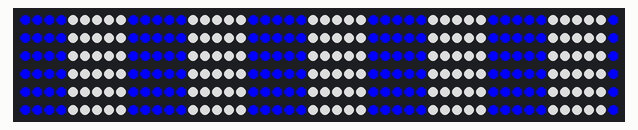
This sketch was run on a simulated Arduino Uno, built with avr-gcc and run on an emulated ATmega328P. Parts: 300 RGB LEDs in strip order, left to right, continuing on the next row.

Above: at 0.17 s.
At 1.09 s:
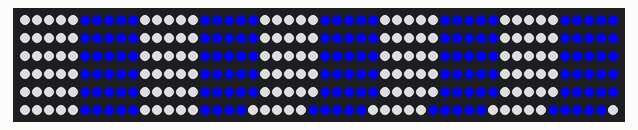
At 1.7 s:
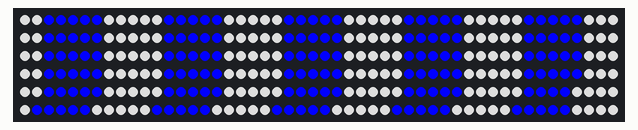
At 3.24 s:
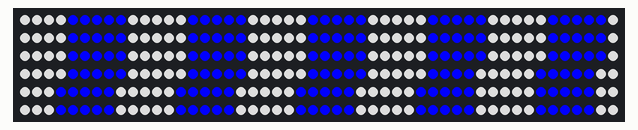
At 4.78 s:
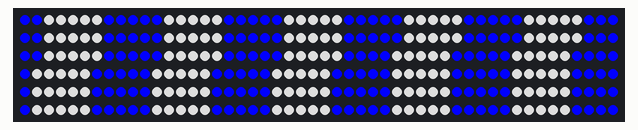
At 8.46 s:
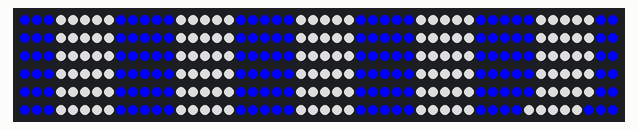

The sketch:

stripes.ino
```cpp
#include <FastLED.h>

#define PIN 6
#define N 300
#define DELAY 10

#define SIZE 5

CRGB strip[N];

int i;

void setup() {
  FastLED.addLeds<NEOPIXEL, PIN>(strip, N);
  generate();

  i = 0;
}

void loop() {
  i %= N;
  for (int led = 0; led < N; led++) {
    strip[led] = strip[(led + 1) % N];
  }

  FastLED.show();
  i++;
  delay(DELAY);
}

/*
 * Fill the matrix with strip.Color values
 */
void generate() {
  for (int j = 0; j < N; j+=0) {
    Serial.println(j);
    for (int k = 0; k < SIZE; k++) {
      strip[j] = CRGB(0,0,255);
      j++;
    }
    for (int k = 0; k < SIZE; k++) {
      strip[j] = CRGB(150,150,150);
      j++;
    }
  }
}
```

Measured:
- by itself, everything shown: repeats every 8.0 s, in 26 steps
